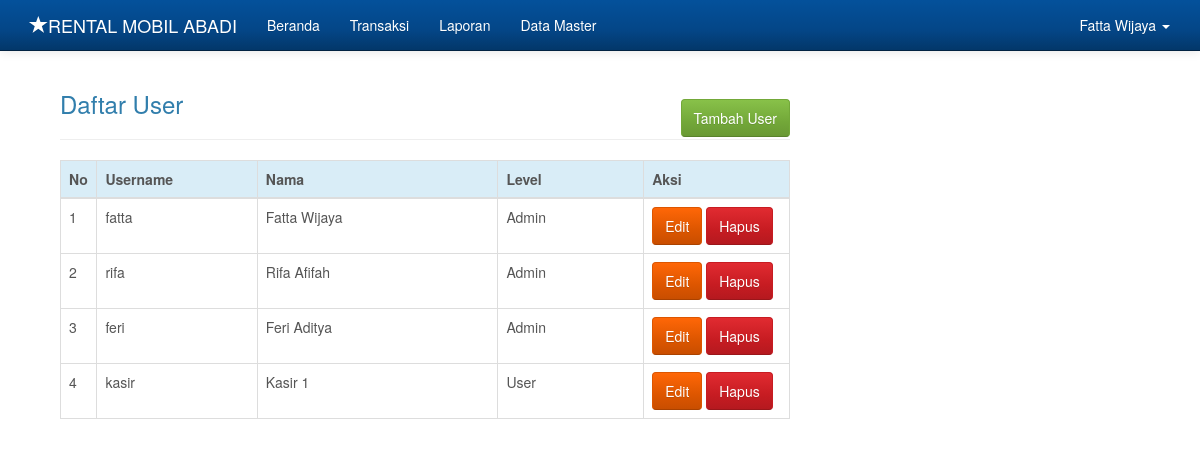
Page /admin.php?hlm=user (signed in) on the committed database.
### tables this page shows
CREATE TABLE `user` (
  `id_user` int(11) NOT NULL,
  `username` varchar(25) NOT NULL,
  `password` varchar(50) NOT NULL,
  `nama` varchar(50) NOT NULL,
  `level` int(2) NOT NULL
);

### user.php (the view)
<?php
if( empty( $_SESSION['id_user'] ) ){
	$_SESSION['err'] = '<strong>ERROR!</strong> Anda harus login terlebih dahulu.';
	header('Location: ./');
	die();
}
else {
	if(isset( $_REQUEST['aksi'])){
		$aksi = $_REQUEST['aksi'];
		switch($aksi){
			case 'add':
				include 'userAdd.php';
				break;
			case 'edit':
				include 'userEdit.php';
				break;
			case 'delete':
				include 'userDelete.php';
				break;
		}
	}
	else {
		echo '
			<div class="container">
			<div class="col-md-8">
				<h3 style="margin-bottom: -20px;">Daftar User</h3>
					<a href="./admin.php?hlm=user&aksi=add" class="btn btn-success btn-s pull-right">Tambah User</a>
				<br/><hr/>
				<table class="table table-bordered">
				 <thead>
				   <tr class="info">
					 <th width="5%">No</th>
					 <th width="22%">Username</th>
					 <th width="33%">Nama</th>
					 <th width="20%">Level</th>
					 <th width="20%">Aksi</th>
				   </tr>
				 </thead>
				 <tbody>';
		 	$sql = mysqli_query($koneksi, "SELECT * FROM user");
		 	if(mysqli_num_rows($sql) > 0){
		 		$no = 0;
				 while($row = mysqli_fetch_array($sql)){
	 				$no++;
	 			echo '
				   <tr>
					 <td>'.$no.'</td>
					 <td>'.$row['username'].'</td>
					 <td>'.$row['nama'].'</td>
					 <td>';
					 if($row['level'] == 1){
						 echo 'Admin';
					 } else {
						 echo 'User';
					 }
					 echo'</td>
					 <td>
					<script type="text/javascript" language="JavaScript">
					  	function konfirmasi(){
						  	tanya = confirm("Anda yakin akan menghapus user ini?");
						  	if (tanya == true) return true;
						  	else return false;
						}
					</script>
					 <a href="?hlm=user&aksi=edit&id_user='.$row['id_user'].'" class="btn btn-warning btn-s">Edit</a>
					 <a href="?hlm=user&aksi=delete&submit=yes&id_user='.$row['id_user'].'" onclick="return konfirmasi()" class="btn btn-danger btn-s">Hapus</a>
					 </td>';
				}
			} else {
				 echo '<td colspan="8"><center><p class="add">Tidak ada data untuk ditampilkan. <u><a href="?hlm=user&aksi=add">Tambah user baru</a></u> </p></center></td></tr>';
			}
			echo '
			 	</tbody>
			</table>
			</div>
		</div>';
	}
}
?>

### admin.php (style rules this page uses)
body { min-height: 200px; padding-top: 70px; }

### rows in the picture
user: username "fatta", nama "Fatta Wijaya", level "Admin"
user: username "rifa", nama "Rifa Afifah", level "Admin"
user: username "feri", nama "Feri Aditya", level "Admin"
user: username "kasir", nama "Kasir 1", level "User"

### other values in the picture
$_SESSION['nama'] "Fatta Wijaya"
